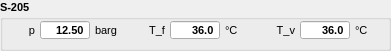
   <widget class="QGroupBox" name="S205_GB">
    <property name="geometry">
     <rect>
      <x>180</x>
      <y>270</y>
      <width>391</width>
      <height>51</height>
     </rect>
    </property>
    <property name="font">
     <font>
      <pointsize>8</pointsize>
      <weight>75</weight>
      <bold>true</bold>
     </font>
    </property>
    <property name="title">
     <string>S-205</string>
    </property>
    <widget class="QLabel" name="S205_pressure_unit_LBL">
     <property name="geometry">
      <rect>
       <x>95</x>
       <y>20</y>
       <width>30</width>
       <height>20</height>
      </rect>
     </property>
     <property name="font">
      <font>
       <weight>50</weight>
       <bold>false</bold>
      </font>
     </property>
     <property name="text">
      <string>barg</string>
     </property>
     <property name="alignment">
      <set>Qt::AlignLeading|Qt::AlignLeft|Qt::AlignVCenter</set>
     </property>
    </widget>
    <widget class="QDoubleSpinBox" name="S205_pressure_DSB">
     <property name="geometry">
      <rect>
       <x>40</x>
       <y>20</y>
       <width>50</width>
       <height>20</height>
      </rect>
     </property>
     <property name="alignment">
      <set>Qt::AlignRight|Qt::AlignTrailing|Qt::AlignVCenter</set>
     </property>
     <property name="buttonSymbols">
      <enum>QAbstractSpinBox::NoButtons</enum>
     </property>
     <property name="decimals">
      <number>2</number>
     </property>
     <property name="value">
      <double>12.500000000000000</double>
     </property>
    </widget>
    <widget class="QLabel" name="S205_pressure_LBL">
     <property name="geometry">
      <rect>
       <x>5</x>
       <y>20</y>
       <width>30</width>
       <height>20</height>
      </rect>
     </property>
     <property name="font">
      <font>
       <weight>50</weight>
       <bold>false</bold>
      </font>
     </property>
     <property name="text">
      <string>p</string>
     </property>
     <property name="alignment">
      <set>Qt::AlignRight|Qt::AlignTrailing|Qt::AlignVCenter</set>
     </property>
    </widget>
    <widget class="QDoubleSpinBox" name="S205_Tflux_DSB">
     <property name="geometry">
      <rect>
       <x>170</x>
       <y>20</y>
       <width>50</width>
       <height>20</height>
      </rect>
     </property>
     <property name="alignment">
      <set>Qt::AlignRight|Qt::AlignTrailing|Qt::AlignVCenter</set>
     </property>
     <property name="buttonSymbols">
      <enum>QAbstractSpinBox::NoButtons</enum>
     </property>
     <property name="decimals">
      <number>1</number>
     </property>
     <property name="value">
      <double>36.000000000000000</double>
     </property>
    </widget>
    <widget class="QLabel" name="S205_Tflux_LBL">
     <property name="geometry">
      <rect>
       <x>135</x>
       <y>20</y>
       <width>30</width>
       <height>20</height>
      </rect>
     </property>
     <property name="font">
      <font>
       <weight>50</weight>
       <bold>false</bold>
      </font>
     </property>
     <property name="text">
      <string>T_f</string>
     </property>
     <property name="alignment">
      <set>Qt::AlignRight|Qt::AlignTrailing|Qt::AlignVCenter</set>
     </property>
    </widget>
    <widget class="QLabel" name="S205_Tflux_unit_LBL">
     <property name="geometry">
      <rect>
       <x>225</x>
       <y>20</y>
       <width>30</width>
       <height>20</height>
      </rect>
     </property>
     <property name="font">
      <font>
       <weight>50</weight>
       <bold>false</bold>
      </font>
     </property>
     <property name="text">
      <string>°C</string>
     </property>
     <property name="alignment">
      <set>Qt::AlignLeading|Qt::AlignLeft|Qt::AlignVCenter</set>
     </property>
    </widget>
    <widget class="QLabel" name="S205_Tvessel_LBL">
     <property name="geometry">
      <rect>
       <x>265</x>
       <y>20</y>
       <width>30</width>
       <height>20</height>
      </rect>
     </property>
     <property name="font">
      <font>
       <weight>50</weight>
       <bold>false</bold>
      </font>
     </property>
     <property name="text">
      <string>T_v</string>
     </property>
     <property name="alignment">
      <set>Qt::AlignRight|Qt::AlignTrailing|Qt::AlignVCenter</set>
     </property>
    </widget>
    <widget class="QDoubleSpinBox" name="S205_Tvessel_DSB">
     <property name="geometry">
      <rect>
       <x>300</x>
       <y>20</y>
       <width>50</width>
       <height>20</height>
      </rect>
     </property>
     <property name="alignment">
      <set>Qt::AlignRight|Qt::AlignTrailing|Qt::AlignVCenter</set>
     </property>
     <property name="buttonSymbols">
      <enum>QAbstractSpinBox::NoButtons</enum>
     </property>
     <property name="decimals">
      <number>1</number>
     </property>
     <property name="value">
      <double>36.000000000000000</double>
     </property>
    </widget>
    <widget class="QLabel" name="S205_Tvessel_unit_LBL">
     <property name="geometry">
      <rect>
       <x>355</x>
       <y>20</y>
       <width>30</width>
       <height>20</height>
      </rect>
     </property>
     <property name="font">
      <font>
       <weight>50</weight>
       <bold>false</bold>
      </font>
     </property>
     <property name="text">
      <string>°C</string>
     </property>
     <property name="alignment">
      <set>Qt::AlignLeading|Qt::AlignLeft|Qt::AlignVCenter</set>
     </property>
    </widget>
   </widget>
